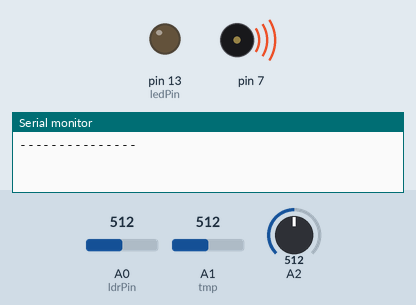
Recording of a sketch running on a simulated Arduino Uno, built with avr-gcc and run on an emulated ATmega328P. Parts: output pins drawn as LEDs (lit = HIGH), buzzer (waves = sounding), the last lines printed to the serial monitor. The inputs (shaded band) are chosen by the test bench; at power-on: A0 (ldrPin) = 512, A2 = 512, A1 (tmp) = 512.

Above: at 1.8 s.
1.9 s: A0 (ldrPin) set to 315
3.4 s: A0 (ldrPin) set to 293
At 4.8 s:
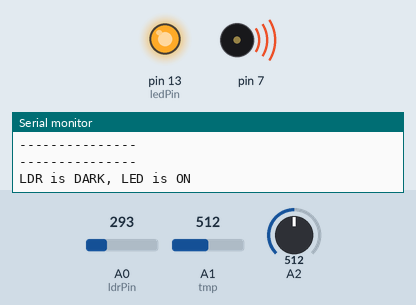
5.5 s: A2 set to 260
7.2 s: A2 set to 235
At 8.7 s:
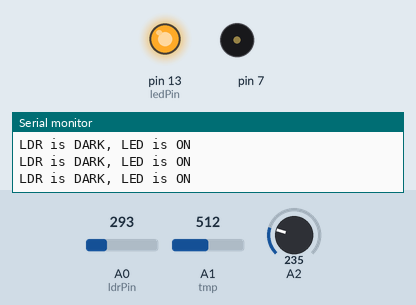
9.5 s: A2 set to 306
At 11.1 s:
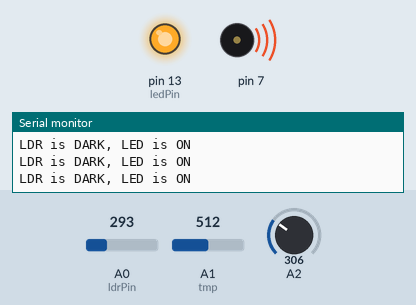
11.6 s: A2 set to 240
At 12.4 s:
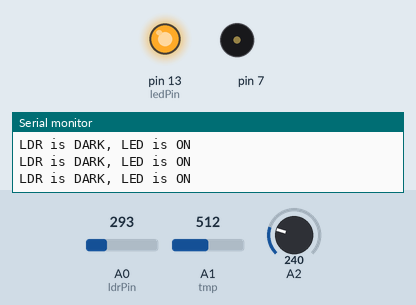
Timing chart, 0 to 14.6 s (numbered marks = the images above; inputs shaded):
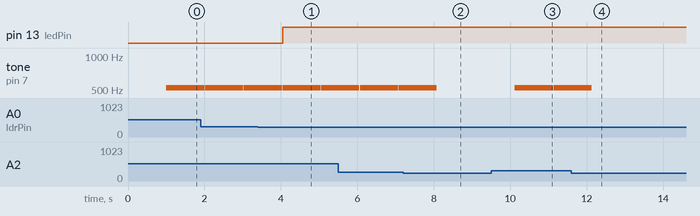

The sketch:

code.ino
```cpp
#include <LiquidCrystal.h>

// initialize the library with the numbers of the interface pins
LiquidCrystal lcd(12, 11, 5, 4, 3, 2);
float value;
int tmp = A1;
const int ledPin = 13;   //the number of the LED pin
const int ldrPin = A0;  //the number of the LDR pin
int v_GasSen = 0; //Gas sensor pins

void setup()
{
 pinMode(tmp,INPUT);

  Serial.begin(9600);
  pinMode(ledPin, OUTPUT);  //initialize the LED pin as an output
  pinMode(ldrPin, INPUT);   //initialize the LDR pin as an input

  pinMode(A2, INPUT);
  pinMode(7, OUTPUT);
 }

void loop()
{

  //Checking temperature
  value = analogRead(tmp)* 0.00482814;
  value =(value - 0.5) * 100.0; // Converting temperature to celcius

  lcd.setCursor(0, 1); // Setting cursor for LCD
  lcd.print("Tmp:");
  lcd.print(value); //Displaying value read and converted
  delay(1000);
  lcd.clear();


  //LED Implementation
  int ldrStatus = analogRead(ldrPin);   //read the status of the LDR value

  //check if the LDR status is <= 300
  //if it is, the LED is HIGH

  if (ldrStatus <=300)
  {
    digitalWrite(ledPin, HIGH);           //turn LED on
    Serial.println("LDR is DARK, LED is ON");
   }
  else
  {
    digitalWrite(ledPin, LOW);          //turn LED off
    Serial.println("---------------");
	}


  //Gas sensor Implementation
  v_GasSen = analogRead(A2);
  if (v_GasSen >= 250)
  {
    tone(7, 523, 1000); // play tone 60 (C5 = 523 Hz)
  }
  delay(10); // Delay a little bit to improve simulation performance

}
```

Measured:
- the behaviour switches between 301 and 300 on A0 (ldrPin) (found by bisection; images 0 and 1)
- the behaviour switches between 250 and 249 on A2 (found by bisection; images 1 and 2)
- after the input at 3.4 s, pin 13 (ledPin): LOW → HIGH after 0.64 s
- after the input at 7.2 s, tone on pin 7: goes on until 8.1 s, then stays silent
- after the input at 9.5 s, tone on pin 7: silent → 523 Hz after 0.62 s, → silent 1.0 s later, → 523 Hz 0.01 s later
- after the input at 11.6 s, tone on pin 7: goes on until 12.1 s, then stays silent
- by itself, tone on pin 7: alternates 523 Hz for 1.0 s and silent for 0.01 s
